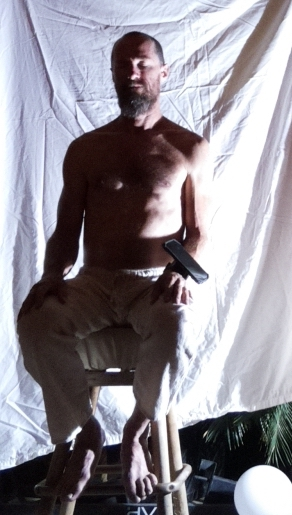
#> input picture images/12.jpg, 292 x 515 px
$ python -i linedraw.py   (imports and definitions only)
#> lines starting #> are read from the running program, lines starting #| are printed output that depends on the picture
# This module is derived from https://github.com/LingDong-/linedraw, by
# Lingdong Huang.

from random import *
import math
import argparse
import json
import time
import numpy as np
from PIL import Image, ImageDraw, ImageOps

# file settings
export_path = "images/out.svg"
svg_folder = "images/"
json_folder = "images/"

# CV
no_cv = False

try:
    import numpy as np
    import cv2
except:
    print("Cannot import numpy/openCV. Switching to NO_CV mode.")
    no_cv = True


# -------------- output functions --------------

def image_to_json(
    image_filename, resolution=1024,
    draw_contours=False, repeat_contours=1,
    draw_hatch=False, repeat_hatch=1,
    ):

    lines=vectorise(
        image_filename, resolution,
        draw_contours, repeat_contours,
        draw_hatch, repeat_hatch,
        )

    filename = json_folder + image_filename + ".json"
    lines_to_file(lines, filename)
    return lines


# [33 lines left out: function pose_svg_to_json, not called in this run]

def makesvg(lines):
    print("generating svg file...")
    width = math.ceil(max([max([p[0]*0.5 for p in l]) for l in lines]))
    height = math.ceil(max([max([p[1]*0.5 for p in l]) for l in lines]))
    out = '<svg xmlns="http://www.w3.org/2000/svg" height="%spx" width="%spx" version="1.1">' % (height, width)

    for l in lines:
        l = ",".join([str(p[0]*0.5)+","+str(p[1]*0.5) for p in l])
        out += '<polyline points="'+l+'" stroke="black" stroke-width="1" fill="none" />\n'
    out += '</svg>'
    return out

# we can use turtle graphics to visualise how a set of lines will be drawn
# [24 lines left out: function draw, not called in this run]


# -------------- conversion control --------------

def vectorise(
    image_filename, resolution=1024,
    draw_contours=False, repeat_contours=1,
    draw_hatch=False, repeat_hatch=1,
    ):

#> called with image_filename = 'images/12.jpg', resolution = 1024, draw_contours = False, repeat_contours = 1, draw_hatch = False, repeat_hatch = 1
    image = None
    possible = [
        image_filename,
        "images/"+image_filename,
        "images/"+image_filename+".jpg",
        "images/"+image_filename+".png",
        "images/"+image_filename+".tif"
    ]

    for p in possible:
        try:
            image = Image.open(p)
#> image is the input picture: PIL image 292x515 RGB; mean R, G, B 142.6, 138.4, 146
            break
        except:
            pass
    w,h = image.size
#> w = 292; h = 515

    # convert the image to greyscale
    image = image.convert("L")
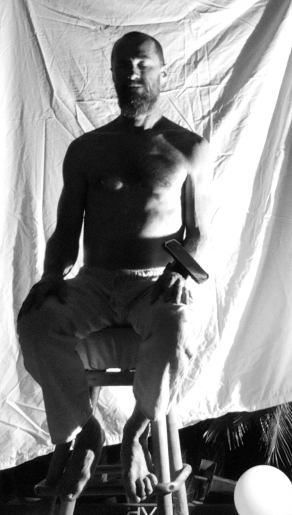
#> image: PIL image 292x515 L; min 0, max 255, mean 140.6

    # maximise contrast
    image=ImageOps.autocontrast(image, 10)

    lines = []

    if draw_contours and repeat_contours:
        contours = sortlines(getcontours(
            image.resize((int(resolution/draw_contours), int(resolution/draw_contours*h/w))),
            draw_contours
        ))
        for r in range(repeat_contours):
            lines += contours

    if draw_hatch and repeat_hatch:
        hatches = sortlines(
            hatch(
                # image,
                image.resize((int(resolution/draw_hatch), int(resolution/draw_hatch*h/w))),
                draw_hatch
        ))
        for r in range(repeat_hatch):
            lines += hatches


    f = open(svg_folder + image_filename + ".svg", 'w')
    f.write(makesvg(lines))
    f.close()
    segments = 0
    for line in lines:
        segments = segments + len(line)
    print(len(lines), "strokes,", segments, "points.")
    print("done.")
    return lines


# -------------- vectorisation options --------------

# [203 lines left out: functions getcontours, hatch, find_edges, getdots, connectdots, sortlines, not called in this run]


def lines_to_file(lines, filename):
    with open(filename, "w") as file_to_save:
        json.dump(lines, file_to_save, indent=4)


# -------------- helper functions --------------

# [6 lines left out: function midpt, not called in this run]


def distsum(*args):
    return sum([ ((args[i][0]-args[i-1][0])**2 + (args[i][1]-args[i-1][1])**2)**0.5 for i in range(1,len(args))])


# -------------- code used when open CV is not available  --------------


# [17 lines left out: function appmask, not called in this run]

F_Blur = {
    (-2,-2):2,(-1,-2):4,(0,-2):5,(1,-2):4,(2,-2):2,
    (-2,-1):4,(-1,-1):9,(0,-1):12,(1,-1):9,(2,-1):4,
    (-2,0):5,(-1,0):12,(0,0):15,(1,0):12,(2,0):5,
    (-2,1):4,(-1,1):9,(0,1):12,(1,1):9,(2,1):4,
    (-2,2):2,(-1,2):4,(0,2):5,(1,2):4,(2,2):2,
}
F_SobelX = {(-1,-1):1,(0,-1):0,(1,-1):-1,(-1,0):2,(0,0):0,(1,0):-2,(-1,1):1,(0,1):0,(1,1):-1}
F_SobelY = {(-1,-1):1,(0,-1):2,(1,-1):1,(-1,0):0,(0,0):0,(1,0):0,(-1,1):-1,(0,1):-2,(1,1):-1}

#> (the run stopped early here; a loop or call above may not have finished)

$ run again, on images/13.jpg
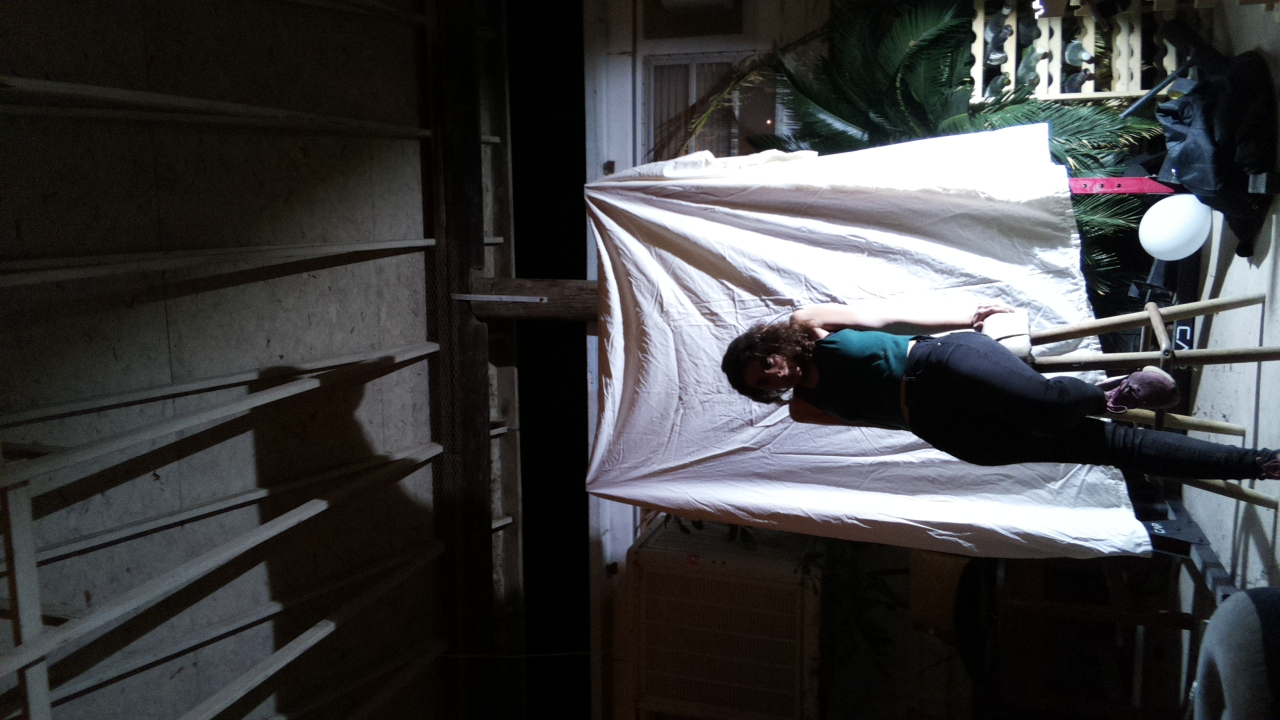
#> input picture images/13.jpg, 1280 x 720 px
#> in vectorise, image is the input picture: PIL image 1280x720 RGB; mean R, G, B 61.8, 62, 62.9
#> in vectorise, `image = image.convert("L")`:
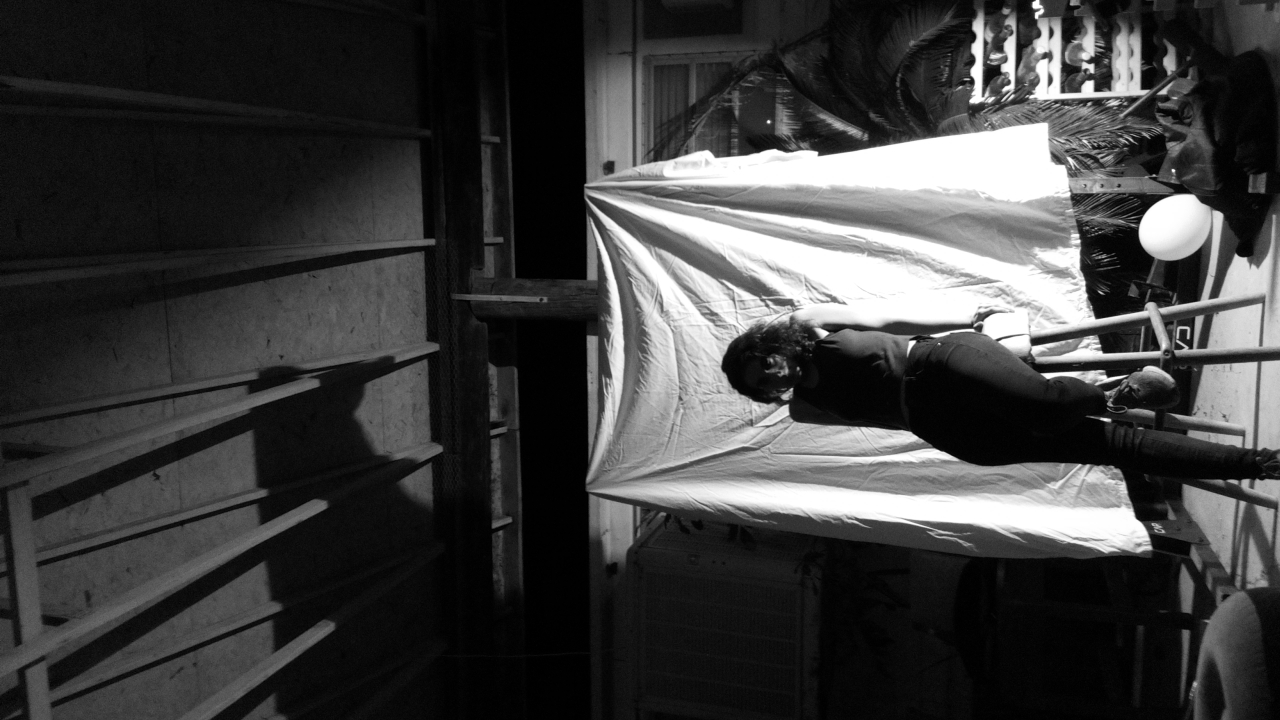
#> image: PIL image 1280x720 L; min 0, max 255, mean 62
#> in vectorise, `image=ImageOps.autocontrast(image, 10)`:
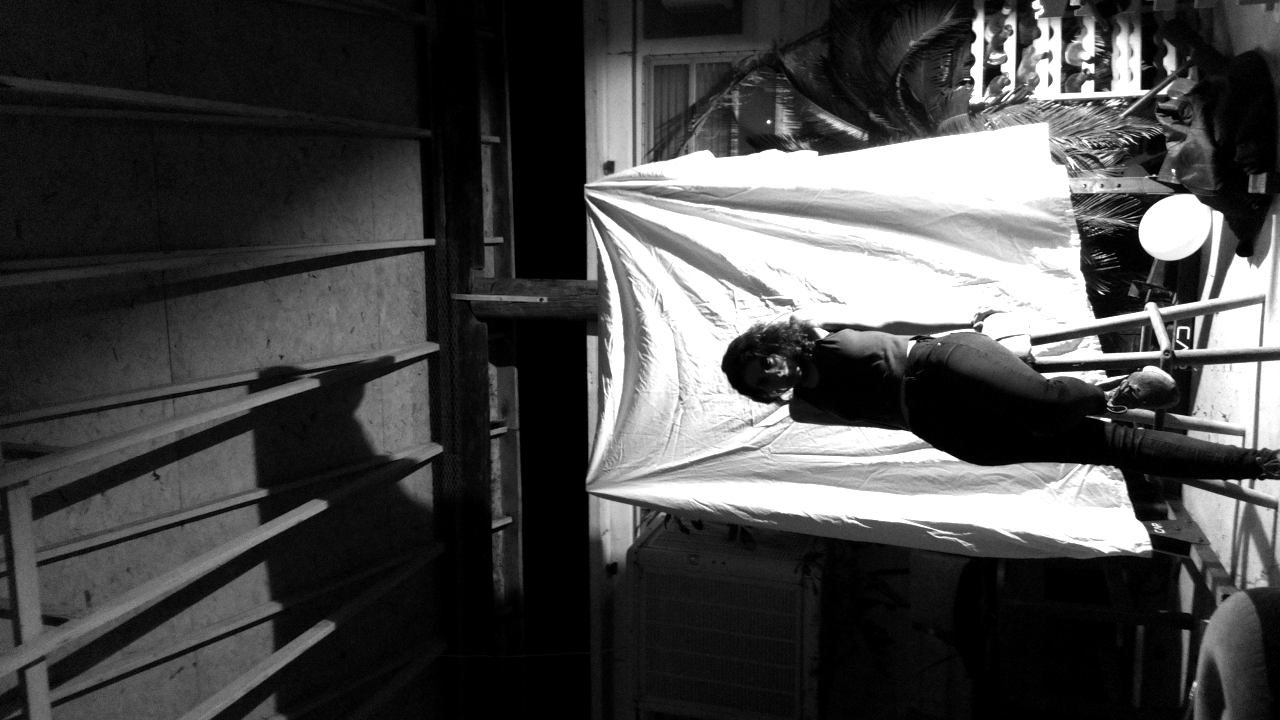
#> image: PIL image 1280x720 L; min 0, max 255, mean 72.4

$ run again, on images/14.jpg
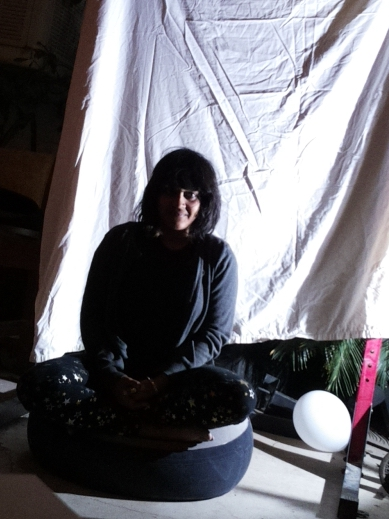
#> input picture images/14.jpg, 389 x 519 px
#> in vectorise, image is the input picture: PIL image 389x519 RGB; mean R, G, B 113.4, 112, 118.2
#> in vectorise, `image = image.convert("L")`:
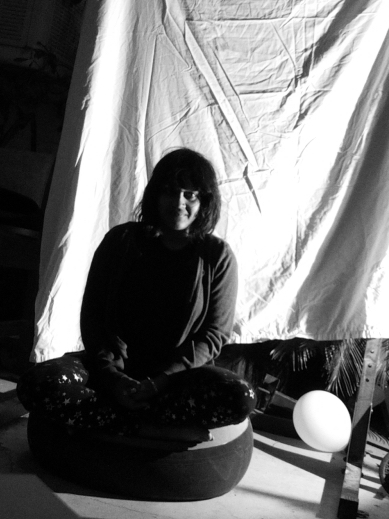
#> image: PIL image 389x519 L; min 0, max 255, mean 113.2

$ run again, on images/2.jpg
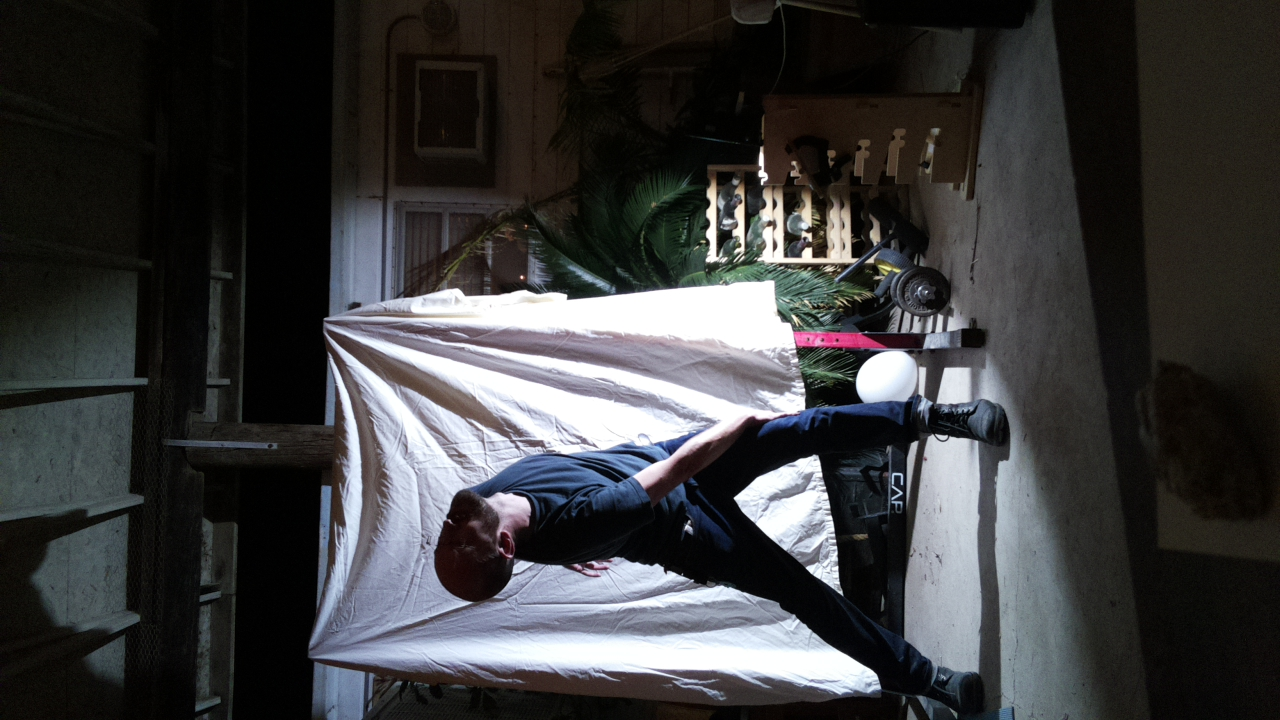
#> input picture images/2.jpg, 1280 x 720 px
#> in vectorise, image is the input picture: PIL image 1280x720 RGB; mean R, G, B 59.3, 59.4, 60.3
#> in vectorise, `image = image.convert("L")`:
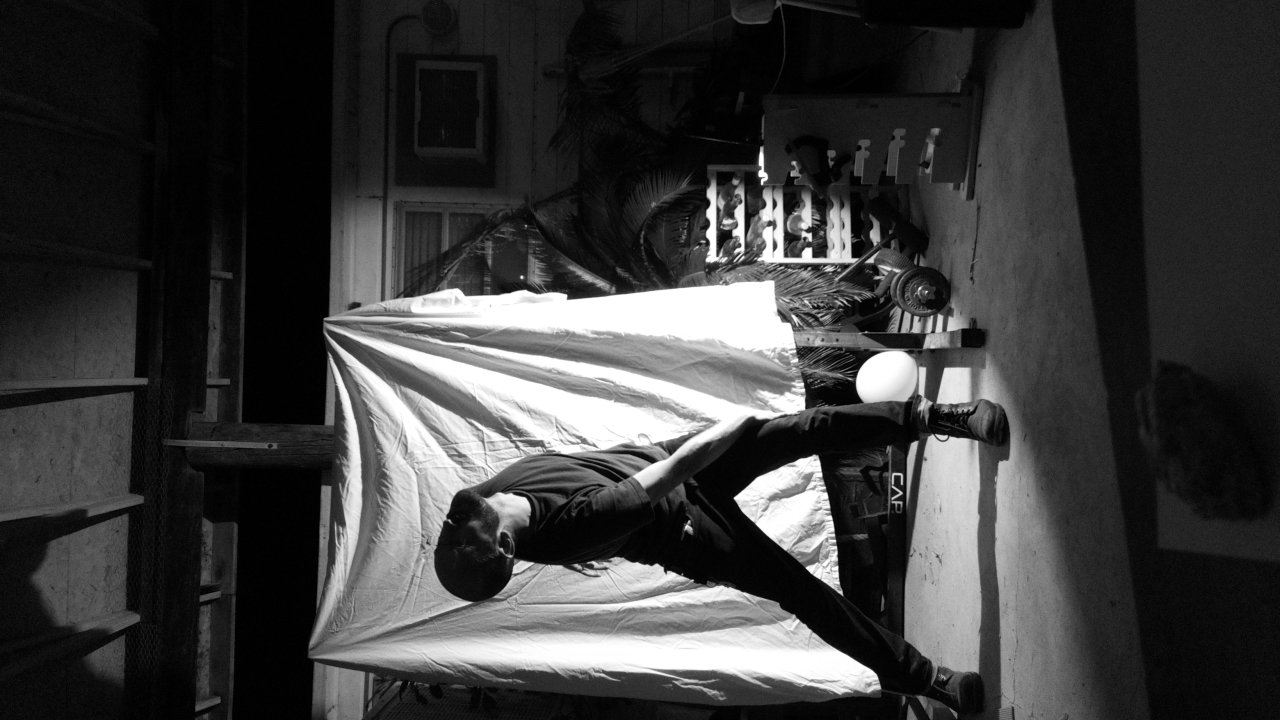
#> image: PIL image 1280x720 L; min 0, max 255, mean 59.5
#> in vectorise, `image=ImageOps.autocontrast(image, 10)`:
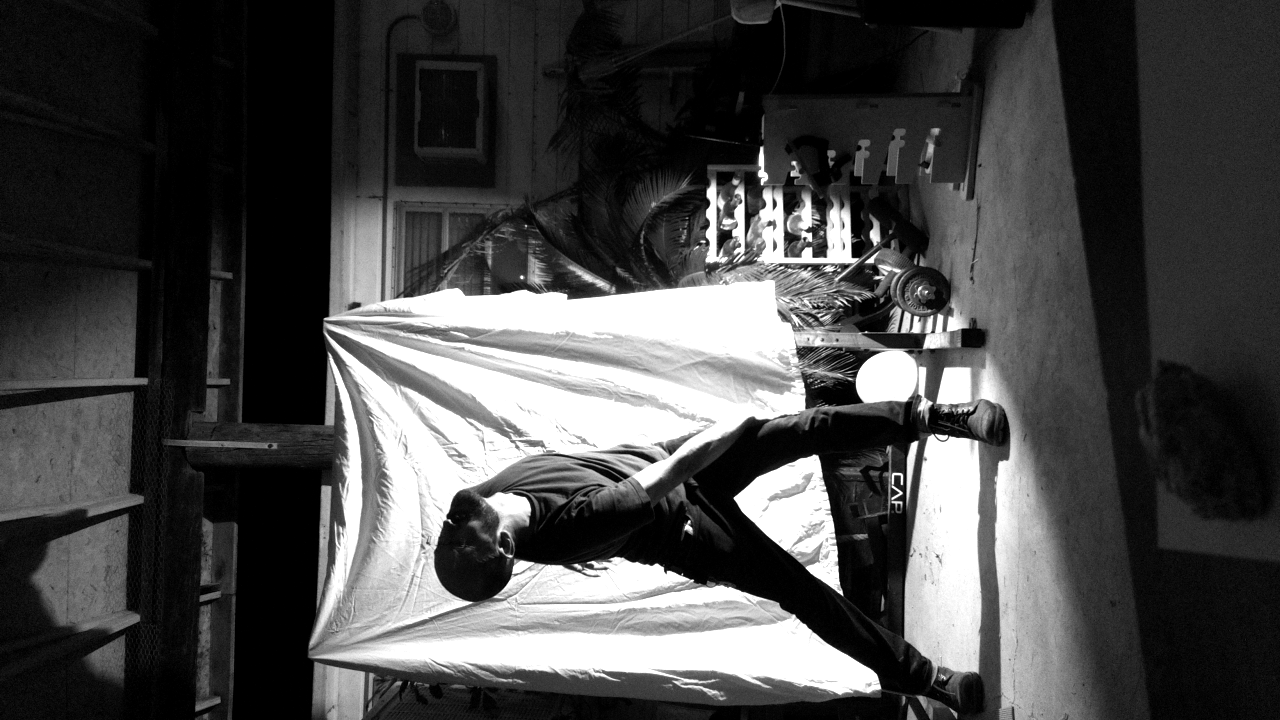
#> image: PIL image 1280x720 L; min 0, max 255, mean 71.8
